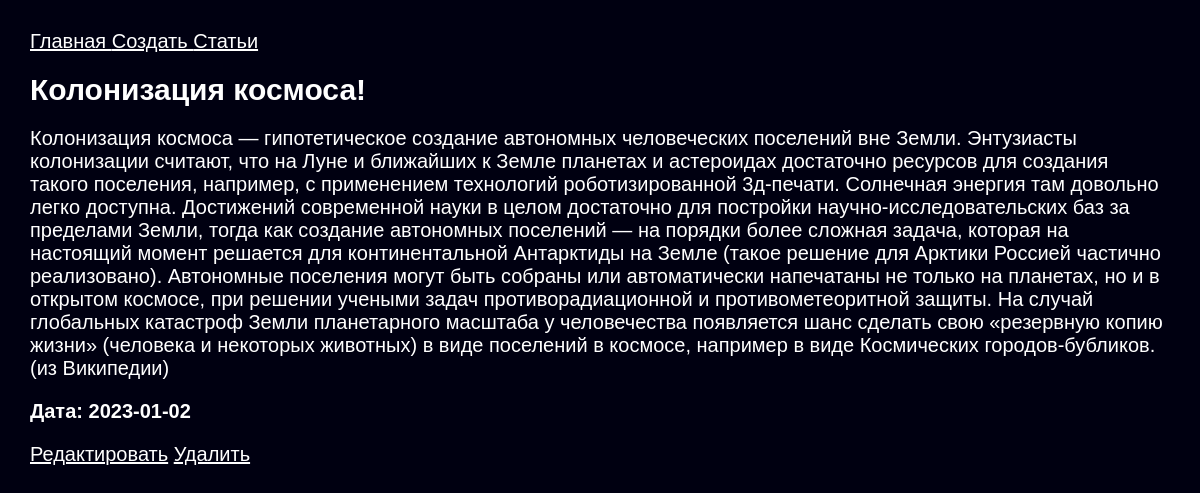
/posts/1, run on the app's committed database.
### app.py (models this page shows, shortened)
class Article(db.Model):
    id = db.Column(db.Integer, primary_key=True)
    title = db.Column(db.String(100), nullable=False)
    intro = db.Column(db.String(300), nullable=False)
    text = db.Column(db.Text, nullable=False)
    date = db.Column(db.DateTime, default=datetime.utcnow)

### app.py (the view)
@app.route('/posts/<int:id>')
def post_detail(id):
    article = Article.query.get(id)
    return render_template('post_detail.html', article=article)

### templates/post_detail.html (shortened to what this page needs)
{% extends 'base.html' %}
{% block body %}
<h1>{{ article.title }}</h1>
<div class="main">
    <div>
        <p>{{ article.text }}</p>
        <p><b>Дата: {{ article.date.date() }}</b></p>
        <a href="/posts/{{ article.id }}/update">Редактировать</a>
        <a href="/posts/{{ article.id }}/delete">Удалить</a>
    </div>
</div>
{% endblock %}

### static/css/main.css (style rules this page uses)
body { background: #001; color: #fff; font-family: Arial, serif; font-size: 20px; margin: 30px; }
h1 { font-size: 30px; }
a { color: #fff; }

### data on the page
Article: title "Колонизация космоса!", text "Колонизация космоса — гипотетическое создание автономных человеческих поселений вне Земли. Энтузиасты колонизации считают, что на Луне и ближайших к Земле планетах и астероидах достаточно ресурсов для создания такого поселения, например, с применением технологий роботизированной 3д-печати. Солнечная энергия там довольно легко доступна. Достижений современной науки в целом достаточно для постройки научно-исследовательских баз за пределами Земли, тогда как создание автономных поселений — на порядки более сложная задача, которая на настоящий момент решается для континентальной Антарктиды на Земле (такое решение для Арктики Россией частично реализовано). Автономные поселения могут быть собраны…", date "2023-01-02"
